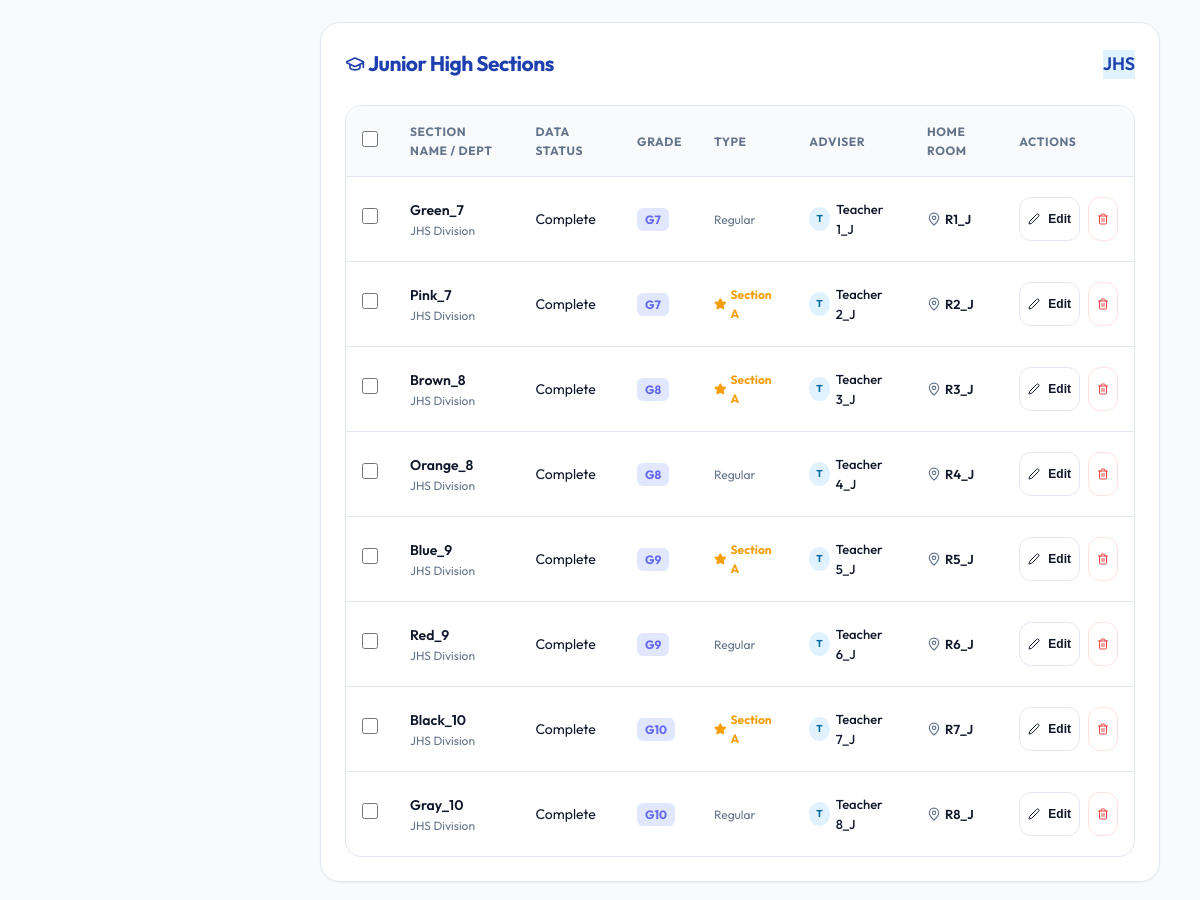
/admin/sections (signed in, middle part), run on an earlier commit of the app's database.
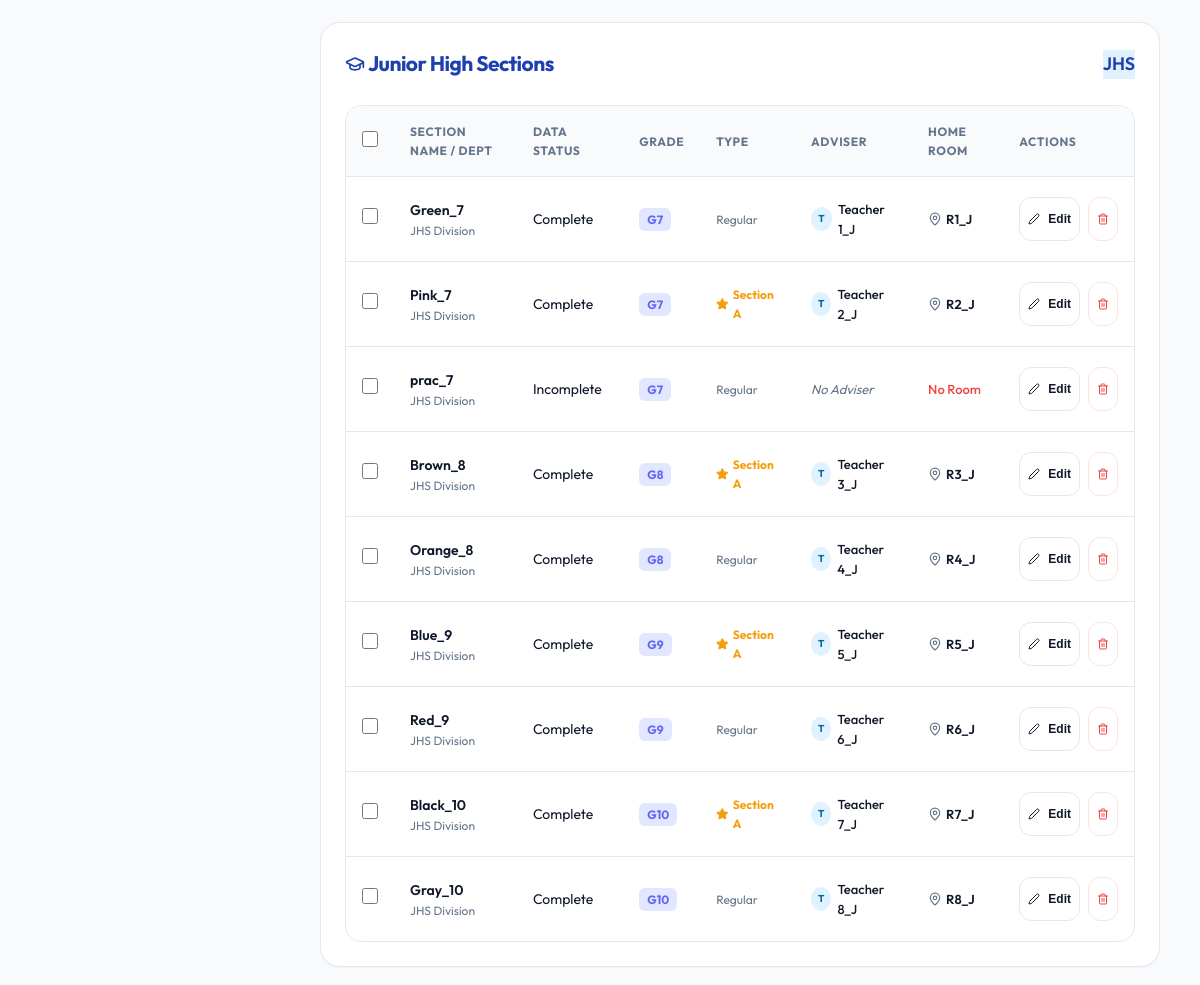
And on a later commit of the database.
### models.py (models this page shows)
class Section(db.Model):
    id = db.Column(db.Integer, primary_key=True)
    name = db.Column(db.String(50), unique=True, nullable=False)
    department = db.Column(db.String(20), nullable=False) # JHS, SHS
    grade_level = db.Column(db.String(20), nullable=False)
    track = db.Column(db.String(50), nullable=True) # for SHS
    adviser_id = db.Column(db.Integer, db.ForeignKey('teacher.id'), nullable=True)
    room_id = db.Column(db.Integer, db.ForeignKey('classroom.id'), nullable=True)
    is_section_a = db.Column(db.Boolean, default=False)
    adviser = db.relationship('Teacher', backref=db.backref('sections_advised', lazy=True), foreign_keys=[adviser_id])
    room = db.relationship('Classroom', backref=db.backref('home_sections', lazy=True), foreign_keys=[room_id])

class Teacher(db.Model):
    id = db.Column(db.Integer, primary_key=True)
    name = db.Column(db.String(100), nullable=False)
    department = db.Column(db.String(50), nullable=False) # JHS, SHS, Both
    grade_levels = db.Column(db.String(100), nullable=True)
    max_hours_per_day = db.Column(db.Integer, default=6)
    stay_window_hours = db.Column(db.Integer, default=9)
    is_master = db.Column(db.Boolean, default=False)
    handle_sec_a = db.Column(db.Boolean, default=False)
    is_hybrid = db.Column(db.Boolean, default=False) # Dynamic flag for SHS extension
    is_active = db.Column(db.Boolean, default=True)
    preferred_days = db.Column(db.String(20), default="Mon-Fri")
    subjects = db.Column(db.String(255), nullable=True) # comma separated subjects

class Classroom(db.Model):
    id = db.Column(db.Integer, primary_key=True)
    name = db.Column(db.String(50), nullable=False)
    room_type = db.Column(db.String(20), nullable=False) # Room, Laboratory
    building = db.Column(db.String(20), nullable=False) # JHS, SHS, Both

### app.py (the view, shortened to what this page needs)
@app.route('/admin/sections', methods=['GET', 'POST'])
@login_required
def admin_sections():
    if current_user.role != 'admin': return redirect(url_for('index'))
    sections = Section.query.all()
    teachers = Teacher.query.all()
    classrooms = Classroom.query.all()
    sections = Section.query.all()
    sections.sort(key=lambda x: (x.department, natural_sort_key(x.grade_level), natural_sort_key(x.name)))
    track_setting = Setting.query.filter_by(key='available_tracks').first()
    tracks = [t.strip() for t in (track_setting.value or '').split(',') if t.strip()]
    return render_template('admin_sections.html', sections=sections, teachers=teachers, classrooms=classrooms, tracks=tracks)

### app.py (called while the page is built)
def natural_sort_key(s):
    return [int(text) if text.isdigit() else text.lower() for text in re.split('([0-9]+)', str(s))]

@login_manager.user_loader
def load_user(user_id):
    user = User.query.get(int(user_id))
    if user and user.is_active:
        return user
    return None

@app.context_processor
def inject_school_name():
    setting = Setting.query.filter_by(key='school_name').first()
    sy_setting = Setting.query.filter_by(key='school_year').first()
    return {
        'school_name': setting.value if setting else 'Andres M. Luciano High School',
        'school_year': sy_setting.value if sy_setting else 'S.Y. 2024-2025',
        'is_complete': is_complete
    }

### templates/admin_sections.html (shortened to what this page needs)
{% extends "base.html" %}
{% block content %}
<form id="bulkForm" action="{{ url_for('admin_bulk_edit', module='sections') }}" method="POST">
    <div class="card" style="margin-bottom: 2rem;">
        <div class="card-title">
            <h3 style="color: #1e40af;"><i data-lucide="graduation-cap" style="width: 20px; vertical-align: text-bottom;"></i> Junior High Sections</h3>
            <span class="badge" style="background: #e0f2fe; color: #1e40af;">JHS</span>
        </div>
        <div class="table-wrapper">
            <table>
                <thead>
                    <tr>
                        <th style="width: 40px;"><input type="checkbox" onclick="toggleSelectAll(this)" style="width: 16px; height: 16px;"></th>
                        <th>Section Name / Dept</th>
                        <th>Data Status</th>
                        <th>Grade</th>
                        <th>Type</th>
                        <th>Adviser</th>
                        <th>Home Room</th>
                        <th>Actions</th>
                    </tr>
                </thead>
                <tbody>
                    {% for s in sections if s.department == 'JHS' %}
                        {% include 'partials/_section_row.html' %}
                    {% endfor %}
                </tbody>
            </table>
        </div>
    </div>
</form>
{% endblock %}

### templates/partials/_section_row.html (shortened to what this page needs)
{% set complete = is_complete(s) %}
<tr id="section-row-{{ s.id }}" class="section-row {% if not complete %}tr-incomplete{% endif %}" data-status="{{ 'complete' if complete else 'incomplete' }}">
    <td><input type="checkbox" name="selected_ids" value="{{ s.id }}" onchange="updateBulkButton()" style="width: 16px; height: 16px; accent-color: var(--primary);"></td>
    <td>
        <div style="font-weight: 600; color: var(--text-main);">{{ s.name }}</div>
        <div style="font-size: 0.75rem; color: var(--text-muted);">{{ s.department }} Division</div>
    </td>
    <td>
        <span class="badge {{ 'badge-complete' if complete else 'badge-incomplete' }}">
            {{ 'Complete' if complete else 'Incomplete' }}
        </span>
    </td>
    <td>
        <div style="display: flex; gap: 4px; align-items: center;">
            <span style="background: var(--primary-light); color: var(--primary); padding: 2px 8px; border-radius: 6px; font-size: 0.75rem; font-weight: 700;">G{{ s.grade_level }}</span>
        </div>
    </td>
    <td>
        {% if s.is_section_a %}
        <span style="color: var(--warning); font-weight: 700; font-size: 0.75rem; display: flex; align-items: center; gap: 4px;">
            <i data-lucide="star" style="width: 14px; fill: var(--warning);"></i> Section A
        </span>
        {% else %}
        <span style="color: var(--text-muted); font-size: 0.75rem;">Regular</span>
        {% endif %}
    </td>
    <td>
        {% if s.adviser %}
        <div style="display: flex; align-items: center; gap: 6px;">
            <div style="width: 24px; height: 24px; background: #e0f2fe; color: #0369a1; border-radius: 50%; display: flex; align-items: center; justify-content: center; font-size: 10px; font-weight: 700;">{{ s.adviser.name[:1] }}</div>
            <span style="font-size: 0.8125rem; font-weight: 500;">{{ s.adviser.name }}</span>
        </div>
        {% else %}
        <span style="color: var(--text-muted); font-size: 0.8125rem; font-style: italic;">No Adviser</span>
        {% endif %}
    </td>
    <td>
        {% if s.room %}
        <div style="font-size: 0.8125rem; font-weight: 600; color: var(--text-main); display: flex; align-items: center; gap: 4px;">
            <i data-lucide="map-pin" style="width: 14px; color: var(--text-muted);"></i> {{ s.room.name }}
        </div>
        {% else %}
        <span style="color: var(--error); font-size: 0.8125rem; font-weight: 500;">No Room</span>
        {% endif %}
    </td>
    <td>
        <div style="display: flex; gap: 8px;">
            <button type="button" class="btn btn-secondary edit-section-btn" style="padding: 4px 8px; font-size: 0.75rem;"
                data-id="{{ s.id }}"
                data-name="{{ s.name|e }}"
                data-department="{{ s.department|e }}"
                data-grade_level="{{ s.grade_level }}"
                data-track="{{ s.track|e if s.track else '' }}"
                data-adviser_id="{{ s.adviser_id or '' }}"
                data-room_id="{{ s.room_id or '' }}"
                data-is_section_a="{{ '1' if s.is_section_a else '0' }}">
                <i data-lucide="edit-2" style="width: 12px;"></i> Edit
            </button>
            <button type="button" class="btn btn-secondary" style="padding: 4px 8px; font-size: 0.75rem; color: var(--error); border-color: #fee2e2;"
                onclick="deleteItem('sections', {{ s.id }}, '{{ s.name }}')">
                <i data-lucide="trash-2" style="width: 12px;"></i>
            </button>
        </div>
    </td>
</tr>

What changed in the data, as far as the page shows it:
added Section: name "prac_7", department "JHS", value "Incomplete", grade_level "7", is_section_a "Regular", shows "No Adviser", shows "No Room"
